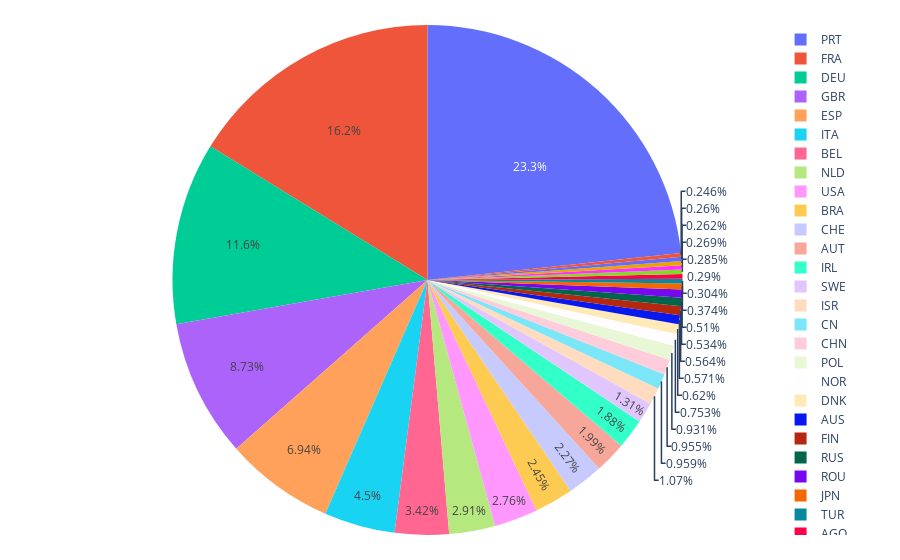

Source (notebook cell):
### Code cell
city_countries.loc[city_countries['no. of bookings'] < 100] = 'Other Countries' # represent only countries with bookings over 100
fig = px.pie(city_countries, values='no. of bookings', names='country', height=550)
fig.update_layout(margin=dict(l=0, r=0, t=25, b=25))
fig.show()

### Figure 1 — Plotly figure (JSON) as saved in the notebook; plotly's stock layout.template omitted (floating-point values rounded to 4 significant figures; data arrays with more than 128 entries replaced by an {"elided": "..."} marker saying what was removed)
{"data": [{"domain": {"x": [0, 1], "y": [0, 1]}, "hovertemplate": "country=%{label}<br>no. of bookings=%{value}<extra></extra>", "labels": {"elided": "150 str values"}, "legendgroup": "", "name": "", "showlegend": true, "type": "pie", "values": {"elided": "150 mixed values"}}], "layout": {"autosize": true, "legend": {"tracegroupgap": 0}, "margin": {"b": 25, "l": 0, "r": 0, "t": 25}}}
